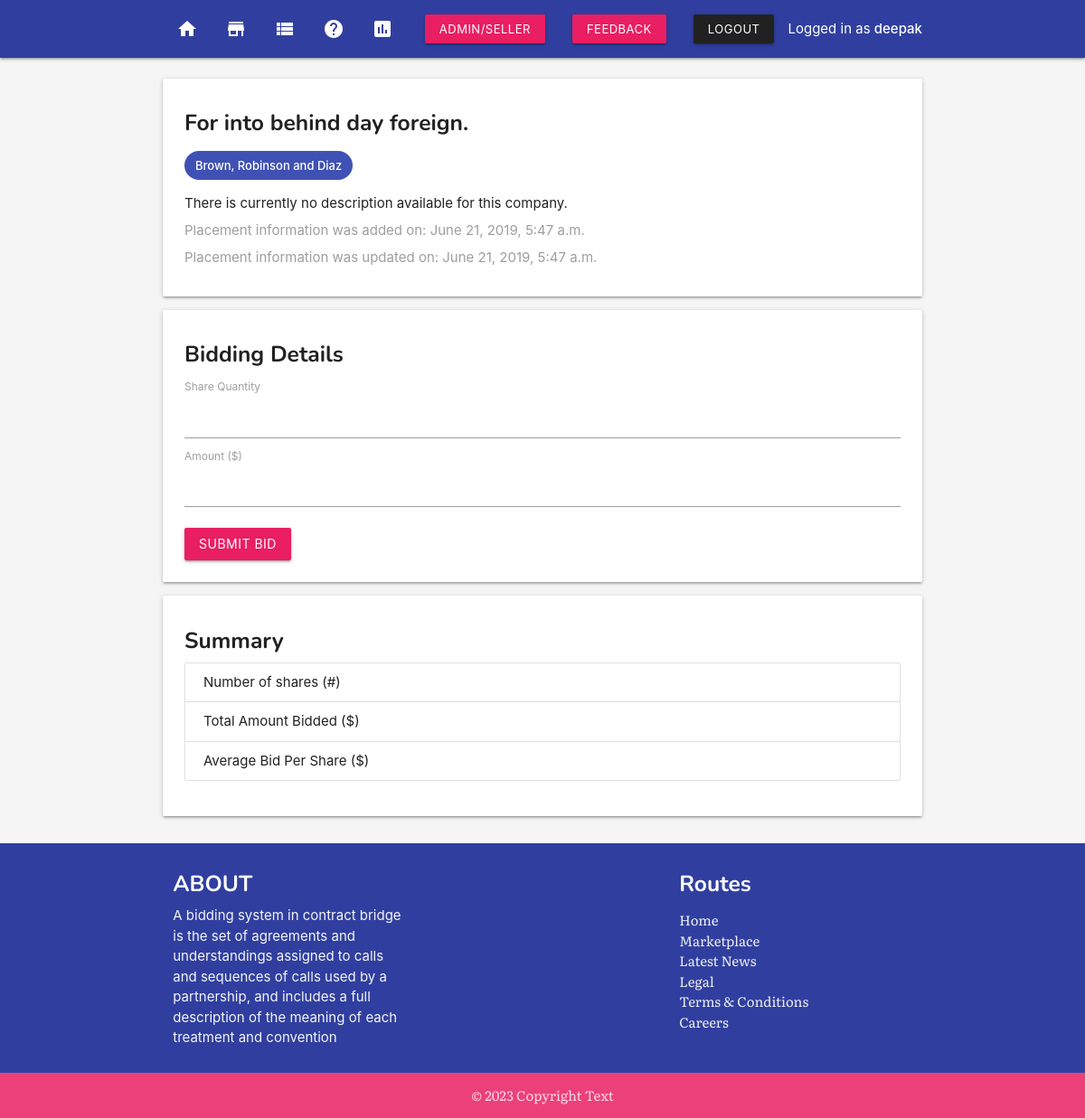
The app's page /marketplace/6e23bd0d-b0aa-4f15-8987-77ff9b22c4c1/ (signed in) with its own data.
### app/models.py (models this page shows, shortened)
class Placement(models.Model):
    placement_title = models.CharField(max_length=255)
    placement_slug = models.SlugField()
    placement_company = models.ForeignKey(Company, on_delete=models.CASCADE)
    placement_created = models.DateTimeField(auto_now_add=True)
    placement_modified = models.DateTimeField(auto_now=True)

class Company(models.Model):
    company_name = models.CharField(max_length=255)
    company_address = models.CharField(max_length=255)
    company_description = models.TextField(default="There is currently no description available for this company.")
    company_created = models.DateTimeField(auto_now_add=True)
    company_modified = models.DateTimeField(auto_now=True)
    def __str__(self):
        return self.company_name

### app/views.py (the view, shortened to what this page needs)
# urls.py: path('marketplace/<placement_slug>/', views.placement_detail, name='placement-detail'),
@login_required
def placement_detail(request, placement_slug):
    placement = get_object_or_404(Placement, placement_slug=placement_slug)
    context = {'placement': placement}
    return render(request, 'placement_detail.html', context)

### templates/placement_detail.html (shortened to what this page needs)
{% extends 'base.html' %}
{% block content %}
{% include 'nav.html' %}
<section class="section">
    <section class="container">
            <div class="card">
                    <div class="card-content">
                        <h5>{{ placement.placement_title }}</h5>
                        <p class="chip indigo white-text">{{ placement.placement_company }}</p>
                        <p>{{placement.placement_company.company_description}}</p>
                        <p class="grey-text">Placement information was added on: {{ placement.placement_created }}</p>
                        <p class="grey-text">Placement information was updated on: {{ placement.placement_modified }}</p>
                    </div>
                </div>
       <div class="card">
           <div class="card-content">
               <form action="" method="POST" class="form">
               <h5>Bidding Details</h5>
               <label for="">
                   Share Quantity
               </label>
               <input name="quantity" required id="quantity" type="number" min=1>
               <label for="">
                   Amount ($)
               </label>
               <input name="amount" required id="amount" type="number" min=1>
               <button type="submit" style="margin-top: 1rem;" class="btn pink waves-effect waves-light">Submit Bid</button>
            </form>
           </div>
       </div>
       <div class="card">
            <div class="card-content">
                <h5>Summary</h5>
                <ul class="collection">
                    <li class="collection-item">Number of shares (#)
                    </li>
                    <li class="collection-item">Total Amount Bidded ($)
                    </li>
                    <li class="collection-item">Average Bid Per Share ($)
                    </li>
                </ul>
            </div>
        </div>
    </section>
</section>
{% include 'footer.html' %}
{% endblock content %}

### templates/nav.html (shortened to what this page needs)
<nav>
<div class="nav-wrapper indigo darken-2">
    <div class="container">
    <ul class="left hide-on-med-and-down">
            <li><a href="{% url 'app:home' %}"><i class="material-icons">home</i></a></li>
        <li><a href="{% url 'app:placements' %}"><i class="material-icons">store</i></a></li>
        <li><a href="{% url 'app:bid-summary' %}"><i class="material-icons">view_list</i></a></li>
        <li><a href="{% url 'app:about' %}"><i class="material-icons">help</i></a></li>
        <li><a href="{% url 'app:dashboard' %}"><i class="material-icons">insert_chart</i></a></li>
    </ul>
    <ul class="right hide-on-med-and-down">
            {% if user.is_authenticated %}
        <li><a class="btn-small waves-effect waves-light pink" href="{% url 'app:addmin' %}">Admin/Seller</a></li>
        <li><a class="btn-small waves-effect waves-light pink" href="{% url 'app:emailing' %}">Feedback</a></li>
            <li><a class="btn-small waves-effect waves-light grey darken-4" href="{% url 'app:logout' %}">Logout</a></li>
            <li>Logged in as <strong>{{ user.username }}</strong></li>
        {% endif %}
    </ul>
</div>
</div>
</nav>

### templates/base.html (style rules this page uses)
p { margin-top: 0.5rem !important; margin-bottom: 0.5rem!important; }
h1, h2, h3, h4, h5, h6 { margin-top: .5em !important; font-family: 'Nunito', sans-serif; font-weight: bold; }
body { display: flex; min-height: 100vh; flex-direction: column; }

### records on screen
Placement: placement_title "For into behind day foreign.", placement_company "Brown, Robinson and Diaz", placement_company.company_description "There is currently no description available for this company.", placement_created "June 21, 2019, 5:47 a.m.", placement_modified "June 21, 2019, 5:47 a.m."

### other values on screen
{{ user.username }} "deepak"
